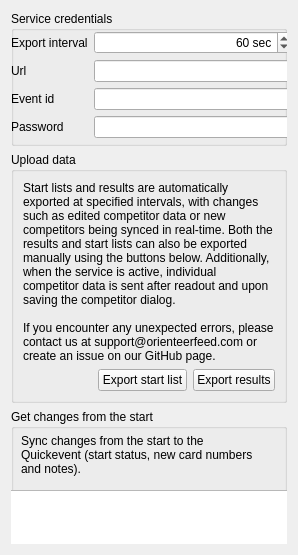
<?xml version="1.0" encoding="UTF-8"?>
<ui version="4.0">
 <class>Event::services::OFeedClientWidget</class>
 <widget class="QWidget" name="Event::services::OFeedClientWidget">
  <property name="geometry">
   <rect>
    <x>0</x>
    <y>0</y>
    <width>298</width>
    <height>555</height>
   </rect>
  </property>
  <property name="windowTitle">
   <string>Synchronize data with the OFeed platform</string>
  </property>
  <layout class="QVBoxLayout" name="verticalLayout">
   <item>
    <widget class="QGroupBox" name="groupCredentials">
     <property name="title">
      <string>Service credentials</string>
     </property>
     <property name="flat">
      <bool>true</bool>
     </property>
     <widget class="QWidget" name="layoutWidget">
      <property name="geometry">
       <rect>
        <x>0</x>
        <y>20</y>
        <width>281</width>
        <height>111</height>
       </rect>
      </property>
      <layout class="QFormLayout" name="formLayout">
       <property name="horizontalSpacing">
        <number>6</number>
       </property>
       <property name="verticalSpacing">
        <number>6</number>
       </property>
       <item row="0" column="0">
        <widget class="QLabel" name="export_interval_label">
         <property name="text">
          <string>Export interval</string>
         </property>
        </widget>
       </item>
       <item row="0" column="1">
        <widget class="QSpinBox" name="edExportInterval">
         <property name="alignment">
          <set>Qt::AlignmentFlag::AlignRight|Qt::AlignmentFlag::AlignTrailing|Qt::AlignmentFlag::AlignVCenter</set>
         </property>
         <property name="suffix">
          <string> sec</string>
         </property>
         <property name="minimum">
          <number>10</number>
         </property>
         <property name="maximum">
          <number>600</number>
         </property>
         <property name="singleStep">
          <number>10</number>
         </property>
         <property name="value">
          <number>60</number>
         </property>
        </widget>
       </item>
       <item row="1" column="0">
        <widget class="QLabel" name="url_label">
         <property name="text">
          <string>Url</string>
         </property>
        </widget>
       </item>
       <item row="1" column="1">
        <widget class="QLineEdit" name="edHostUrl">
         <property name="toolTip">
          <string>&lt;html&gt;&lt;head/&gt;&lt;body&gt;&lt;p&gt;https://api.orienteeringfeed.com&lt;/p&gt;&lt;/body&gt;&lt;/html&gt;</string>
         </property>
        </widget>
       </item>
       <item row="2" column="0">
        <widget class="QLabel" name="event_id_label">
         <property name="text">
          <string>Event id</string>
         </property>
        </widget>
       </item>
       <item row="2" column="1">
        <widget class="QLineEdit" name="edEventId">
         <property name="toolTip">
          <string>&lt;html&gt;&lt;head/&gt;&lt;body&gt;&lt;p&gt;cm2kwm3dz0008s43pa1i7rngb&lt;/p&gt;&lt;/body&gt;&lt;/html&gt;</string>
         </property>
        </widget>
       </item>
       <item row="3" column="0">
        <widget class="QLabel" name="password_label">
         <property name="text">
          <string>Password</string>
         </property>
        </widget>
       </item>
       <item row="3" column="1">
        <widget class="QLineEdit" name="edEventPassword">
         <property name="toolTip">
          <string>&lt;html&gt;&lt;head/&gt;&lt;body&gt;&lt;p&gt;gps-stone-map99%&lt;/p&gt;&lt;/body&gt;&lt;/html&gt;</string>
         </property>
        </widget>
       </item>
      </layout>
     </widget>
    </widget>
   </item>
   <item>
    <widget class="QGroupBox" name="groupUploadData">
     <property name="title">
      <string>Upload data</string>
     </property>
     <property name="flat">
      <bool>true</bool>
     </property>
     <property name="checkable">
      <bool>false</bool>
     </property>
     <layout class="QVBoxLayout" name="verticalLayout_2">
      <item>
       <widget class="QLabel" name="upload_description">
        <property name="text">
         <string>Start lists and results are automatically exported at specified intervals, with changes such as edited competitor data or new competitors being synced in real-time. Both the results and start lists can also be exported manually using the buttons below. Additionally, when the service is active, individual competitor data is sent after readout and upon saving the competitor dialog.

If you encounter any unexpected errors, please contact us at support@orienteerfeed.com or create an issue on our GitHub page.</string>
        </property>
        <property name="wordWrap">
         <bool>true</bool>
        </property>
       </widget>
      </item>
      <item>
       <layout class="QHBoxLayout" name="horizontalLayout_2">
        <item>
         <spacer name="horizontalSpacer_2">
          <property name="orientation">
           <enum>Qt::Orientation::Horizontal</enum>
          </property>
          <property name="sizeHint" stdset="0">
           <size>
            <width>40</width>
            <height>20</height>
           </size>
          </property>
         </spacer>
        </item>
        <item>
         <widget class="QPushButton" name="btExportStartListXml30">
          <property name="text">
           <string>Export start list</string>
          </property>
         </widget>
        </item>
        <item>
         <widget class="QPushButton" name="btExportResultsXml30">
          <property name="text">
           <string>Export results</string>
          </property>
         </widget>
        </item>
       </layout>
      </item>
     </layout>
    </widget>
   </item>
   <item>
    <widget class="QGroupBox" name="groupGetData">
     <property name="title">
      <string>Get changes from the start</string>
     </property>
     <property name="flat">
      <bool>true</bool>
     </property>
     <widget class="QLabel" name="get_description">
      <property name="geometry">
       <rect>
        <x>10</x>
        <y>20</y>
        <width>241</width>
        <height>51</height>
       </rect>
      </property>
      <property name="text">
       <string>Sync changes from the start to the Quickevent (start status, new card numbers and notes).</string>
      </property>
      <property name="wordWrap">
       <bool>true</bool>
      </property>
     </widget>
     <widget class="QTableWidget" name="tableChanges">
      <property name="geometry">
       <rect>
        <x>-5</x>
        <y>81</y>
        <width>291</width>
        <height>181</height>
       </rect>
      </property>
     </widget>
    </widget>
   </item>
  </layout>
 </widget>
 <tabstops>
  <tabstop>btExportStartListXml30</tabstop>
  <tabstop>btExportResultsXml30</tabstop>
 </tabstops>
 <resources/>
 <connections/>
</ui>
